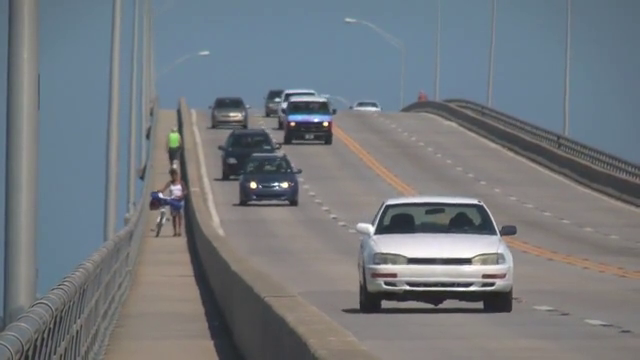
#> input picture frame 91 of Lab_4/data/partC/slow_traffic_small.mp4, 640 x 360 px, given in place of singleball.mp4, which was not available
$ python kalman_tracking_live.py
#> lines starting #> are read from the running program, lines starting #| are printed output that depends on the picture; after the words box and inside, x2 and y2 are one past the last pixel; in counts of white or black regions, pixels touching at a corner belong together
#####################################################################

# Example : kalman filtering based cam shift object track processing
# from a video file specified on the command line (e.g. python FILE.py
# video_file) or from an attached web camera

# N.B. u se mouse to select region

# Author : Toby Breckon, toby.breckon@durham.ac.uk

# Copyright (c) 2016 Toby Breckon
#                    Durham University, UK
# License : LGPL - http://www.gnu.org/licenses/lgpl.html

# based in part on code from: Learning OpenCV 3 Computer Vision with Python
# Chapter 8 code samples, Minichino / Howse, Packt Publishing.
# and also code from:
# https://docs.opencv.org/3.3.1/dc/df6/tutorial_py_histogram_backprojection.html

#####################################################################

import cv2
import argparse
import sys
import math
import numpy as np

#####################################################################

keep_processing = True
selection_in_progress = False  # support interactive region selection
fullscreen = False  # run in fullscreen mode

# parse command line arguments for camera ID or video file


#####################################################################

# select a region using the mouse

boxes = []
current_mouse_position = np.ones(2, dtype=np.int32)


def on_mouse(event, x, y, flags, params):

    global boxes
    global selection_in_progress

    current_mouse_position[0] = x
    current_mouse_position[1] = y

    if event == cv2.EVENT_LBUTTONDOWN:
        boxes = []
        # print 'Start Mouse Position: '+str(x)+', '+str(y)
        sbox = [x, y]
        selection_in_progress = True
        boxes.append(sbox)

    elif event == cv2.EVENT_LBUTTONUP:
        # print 'End Mouse Position: '+str(x)+', '+str(y)
        ebox = [x, y]
        selection_in_progress = False
        boxes.append(ebox)
#####################################################################

# return centre of a set of points representing a rectangle


def center(points):
    x = np.float32(
        (points[0][0] +
         points[1][0] +
         points[2][0] +
         points[3][0]) /
        4.0)
    y = np.float32(
        (points[0][1] +
         points[1][1] +
         points[2][1] +
         points[3][1]) /
        4.0)
    return np.array([np.float32(x), np.float32(y)], np.float32)

#####################################################################

# this function is called as a call-back everytime the trackbar is moved
# (here we just do nothing)


def nothing(x):
    pass

#####################################################################
# define video capture object


# to use a non-buffered camera stream (via a separate thread)
videopath = 'Lab_4\data\singleball.mp4'  # Path to the video file
cap = cv2.VideoCapture(videopath)  # Complete this line to read the video file

#TODO: Check if the video was successfully opened
if not cap.isOpened():
    print('Error: Could not open the video file') # Complete this line to read the video file  # not needed for video files


# define display window name

window_name = "Kalman Object Tracking"  # window name
window_name2 = "Hue histogram back projection"  # window name
window_nameSelection = "initial selected region"

# init kalman filter object

kalman = cv2.KalmanFilter(4, 2)
kalman.measurementMatrix = np.array([[1, 0, 0, 0],
                                     [0, 1, 0, 0]], np.float32)

kalman.transitionMatrix = np.array([[1, 0, 1, 0],
                                    [0, 1, 0, 1],
                                    [0, 0, 1, 0],
                                    [0, 0, 0, 1]], np.float32)

kalman.processNoiseCov = np.array([[1, 0, 0, 0],
                                   [0, 1, 0, 0],
                                   [0, 0, 1, 0],
                                   [0, 0, 0, 1]], np.float32) * 0.03

measurement = np.array((2, 1), np.float32)
prediction = np.zeros((2, 1), np.float32)

print("\nObservation in image: BLUE")
print("Prediction from Kalman: GREEN\n")

# if command line arguments are provided try to read video_name
# otherwise default to capture from attached H/W camera

if (cap.isOpened()):

    # create window by name (note flags for resizable or not)

    cv2.namedWindow(window_name, cv2.WINDOW_NORMAL)
    cv2.namedWindow(window_name2, cv2.WINDOW_NORMAL)
    cv2.namedWindow(window_nameSelection, cv2.WINDOW_NORMAL)

    # set sliders for HSV selection thresholds

    s_lower = 60
    cv2.createTrackbar("s lower", window_name2, s_lower, 255, nothing)
    s_upper = 255
    cv2.createTrackbar("s upper", window_name2, s_upper, 255, nothing)
    v_lower = 32
    cv2.createTrackbar("v lower", window_name2, v_lower, 255, nothing)
    v_upper = 255
    cv2.createTrackbar("v upper", window_name2, v_upper, 255, nothing)

    # set a mouse callback

    cv2.setMouseCallback(window_name, on_mouse, 0)
    cropped = False

    # Setup the termination criteria for search, either 10 iteration or
    # move by at least 1 pixel pos. difference
    term_crit = (cv2.TERM_CRITERIA_EPS | cv2.TERM_CRITERIA_COUNT, 10, 1)

    while (keep_processing):

        # if video file successfully open then read frame from video

        if (cap.isOpened):
            ret, frame = cap.read()
#> frame is the input picture: shape (360, 640, 3); mean B, G, R 126.6, 121.2, 115.7


        # start a timer (to see how long processing and display takes)

        start_t = cv2.getTickCount()

        # get parameters from track bars

        s_lower = cv2.getTrackbarPos("s lower", window_name2)
        s_upper = cv2.getTrackbarPos("s upper", window_name2)
        v_lower = cv2.getTrackbarPos("v lower", window_name2)
        v_upper = cv2.getTrackbarPos("v upper", window_name2)

        # select region using the mouse and display it

        if (len(boxes) > 1) and (boxes[0][1] < boxes[1][1]) and (
                boxes[0][0] < boxes[1][0]):
            crop = frame[boxes[0][1]:boxes[1][1],
                         boxes[0][0]:boxes[1][0]].copy()

            h, w, c = crop.shape   # size of template
            if (h > 0) and (w > 0):
                cropped = True

                # convert region to HSV

                hsv_crop = cv2.cvtColor(crop, cv2.COLOR_BGR2HSV)

                # select all Hue (0-> 180) and Sat. values but eliminate values
                # with very low saturation or value (due to lack of useful
                # colour information)

                mask = cv2.inRange(
                    hsv_crop, np.array(
                        (0., float(s_lower), float(v_lower))), np.array(
                        (180., float(s_upper), float(v_upper))))

                # construct a histogram of hue and saturation values and
                # normalize it

                crop_hist = cv2.calcHist(
                    [hsv_crop], [
                        0, 1], mask, [
                        180, 255], [
                        0, 180, 0, 255])
                cv2.normalize(crop_hist, crop_hist, 0, 255, cv2.NORM_MINMAX)

                # set intial position of object

                track_window = (
                    boxes[0][0],
                    boxes[0][1],
                    boxes[1][0] -
                    boxes[0][0],
                    boxes[1][1] -
                    boxes[0][1])

                cv2.imshow(window_nameSelection, crop)

            # reset list of boxes

            boxes = []

        # interactive display of selection box

        if (selection_in_progress):
            top_left = (boxes[0][0], boxes[0][1])
            bottom_right = (
                current_mouse_position[0],
                current_mouse_position[1])
            cv2.rectangle(frame, top_left, bottom_right, (0, 255, 0), 2)

        # if we have a selected region

        if (cropped):

            # convert incoming image to HSV

            img_hsv = cv2.cvtColor(frame, cv2.COLOR_BGR2HSV)

            # back projection of histogram based on Hue and Saturation only

            img_bproject = cv2.calcBackProject(
                [img_hsv], [
                    0, 1], crop_hist, [
                    0, 180, 0, 255], 1)
            cv2.imshow(window_name2, img_bproject)

            # apply camshift to predict new location (observation)
            # basic HSV histogram comparision with adaptive window size
            # see :
            # http://docs.opencv.org/3.1.0/db/df8/tutorial_py_meanshift.html
            ret, track_window = cv2.CamShift(
                img_bproject, track_window, term_crit)

            # draw observation on image - in BLUE
            x, y, w, h = track_window
            frame = cv2.rectangle(
                frame, (x, y), (x + w, y + h), (255, 0, 0), 2)

            # extract centre of this observation as points

            pts = cv2.boxPoints(ret)
            pts = np.intp(pts)
            # (cx, cy), radius = cv2.minEnclosingCircle(pts)

            # use to correct kalman filter

            kalman.correct(center(pts))

            # get new kalman filter prediction

            prediction = kalman.predict()

            # draw predicton on image - in GREEN

            frame = cv2.rectangle(frame,
                                  (int(prediction[0][0] - (0.5 * w)),
                                   int(prediction[1][0] - (0.5 * h))),
                                  (int(prediction[0][0] + (0.5 * w)),
                                   int(prediction[1][0] + (0.5 * h))),
                                  (0,
                                      255,
                                      0),
                                  2)

        else:

            # before we have cropped anything show the mask we are using
            # for the S and V components of the HSV image

            img_hsv = cv2.cvtColor(frame, cv2.COLOR_BGR2HSV)
#> img_hsv: shape (360, 640, 3); mean H, S, V 67.8, 39.8, 131.8

            # select all Hue values (0-> 180) but eliminate values with very
            # low saturation or value (due to lack of useful colour info.)

            mask = cv2.inRange(
                img_hsv, np.array(
                    (0., float(s_lower), float(v_lower))), np.array(
                    (180., float(s_upper), float(v_upper))))
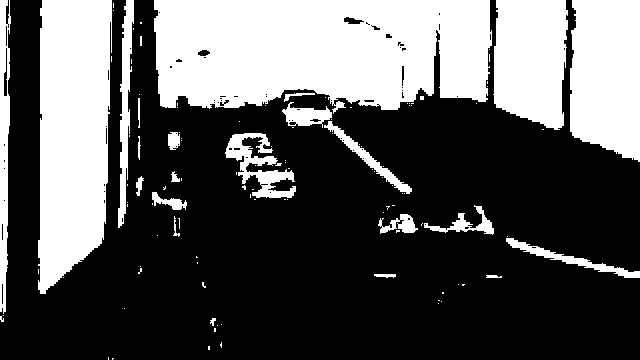
#> mask: shape (360, 640); 34.9% white; 115 white regions (91 under 20 px), largest, box (x1, y1, x2, y2) and area: (154, 0, 492, 114) 32966, (38, 0, 112, 294) 18267, (570, 0, 640, 162) 10165

            cv2.imshow(window_name2, mask)

        # display image

        cv2.imshow(window_name, frame)
        cv2.setWindowProperty(
            window_name,
            cv2.WND_PROP_FULLSCREEN,
            cv2.WINDOW_FULLSCREEN & fullscreen)

        # stop the timer and convert to ms. (to see how long processing and
        # display takes)

        stop_t = ((cv2.getTickCount() - start_t) /
                  cv2.getTickFrequency()) * 1000

        # start the event loop - essential

        # cv2.waitKey() is a keyboard binding function (argument is the time in
        # milliseconds). It waits for specified milliseconds for any keyboard
        # event. If you press any key in that time, the program continues.
        # If 0 is passed, it waits indefinitely for a key stroke.
        # (bitwise and with 0xFF to extract least significant byte of
        # multi-byte response)

        # wait 40ms or less depending on processing time taken (i.e. 1000ms /
        # 25 fps = 40 ms)

        key = cv2.waitKey(0) & 0xFF
#> (key x is pressed here)

        # It can also be set to detect specific key strokes by recording which
        # key is pressed

        # e.g. if user presses "x" then exit  / press "f" for fullscreen
        # display

        if (key == ord('x')):
            keep_processing = False
        elif (key == ord('f')):
            fullscreen = not (fullscreen)

    # close all windows

    cv2.destroyAllWindows()

else:
    print("No video file specified or camera connected.")

#####################################################################

$ run again, starting later in the video
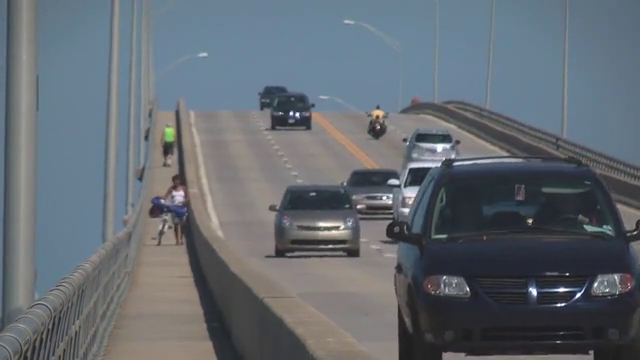
#> input picture frame 411 of Lab_4/data/partC/slow_traffic_small.mp4, 640 x 360 px, given in place of singleball.mp4, which was not available
#> frame is the input picture: shape (360, 640, 3); mean B, G, R 113.8, 106.6, 99.3
#> img_hsv: shape (360, 640, 3); mean H, S, V 81.8, 45.5, 117.3
#> `mask = cv2.inRange( img_hsv, np.array( (0., float(s_lower), float(v_lo..`:
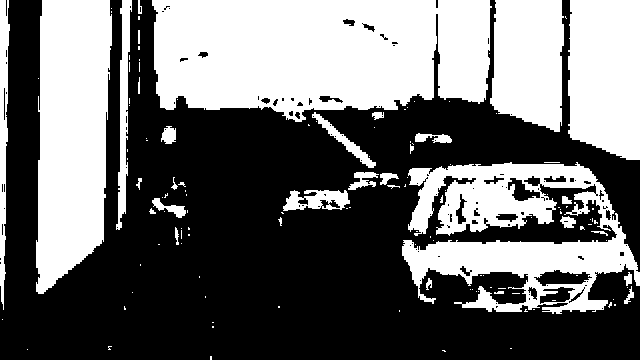
#> mask: shape (360, 640); 42.4% white; 132 white regions (100 under 20 px), largest, box (x1, y1, x2, y2) and area: (152, 0, 492, 122) 34800, (36, 0, 112, 294) 18344, (402, 162, 640, 314) 18279

$ run again, starting later in the video
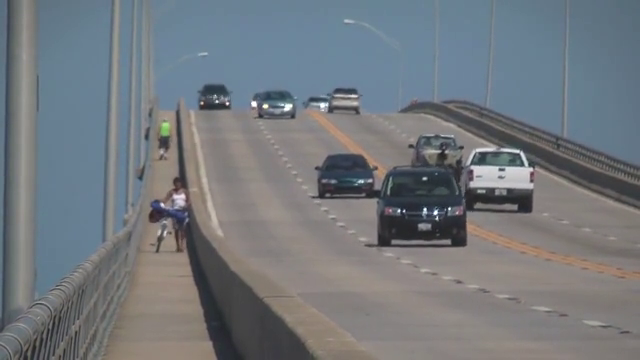
#> input picture frame 731 of Lab_4/data/partC/slow_traffic_small.mp4, 640 x 360 px, given in place of singleball.mp4, which was not available
#> frame is the input picture: shape (360, 640, 3); mean B, G, R 125.5, 120.3, 115.1
#> img_hsv: shape (360, 640, 3); mean H, S, V 66.1, 39.7, 130.9
#> `mask = cv2.inRange( img_hsv, np.array( (0., float(s_lower), float(v_lo..`:
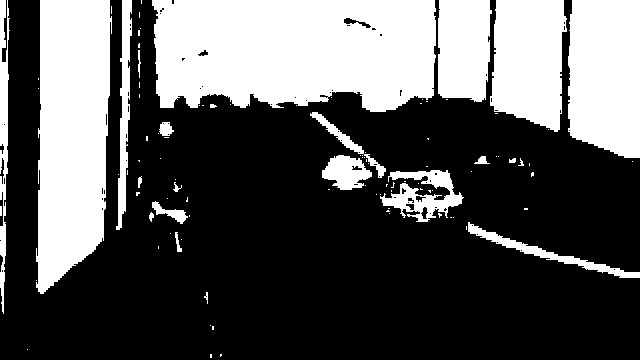
#> mask: shape (360, 640); 34.7% white; 101 white regions (77 under 20 px), largest, box (x1, y1, x2, y2) and area: (152, 0, 436, 112) 28222, (36, 0, 112, 294) 18325, (568, 0, 640, 158) 10512
